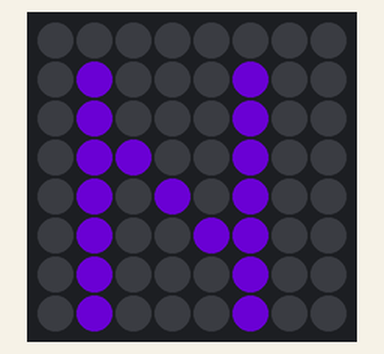
The program below on a simulated Raspberry Pi (BCM pin numbers) with a Sense HAT. On the bench: the Sense HAT's 8×8 RGB LED matrix. Dim RGB values are drawn brighter than linear; random numbers come from a fixed seed.

Above: at 0.1 s.
At 2.1 s:
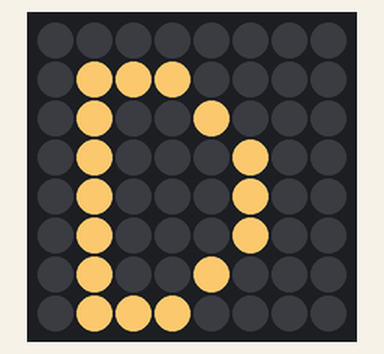
At 10.1 s:
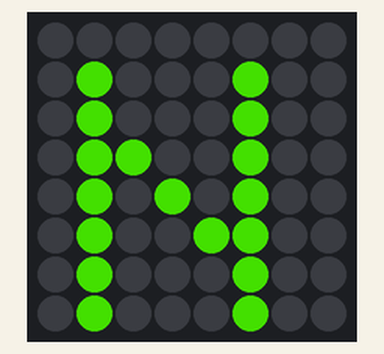
At 17.1 s:
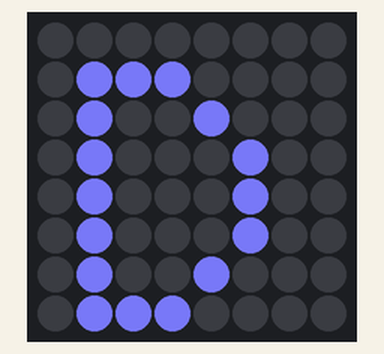
At 27.1 s:
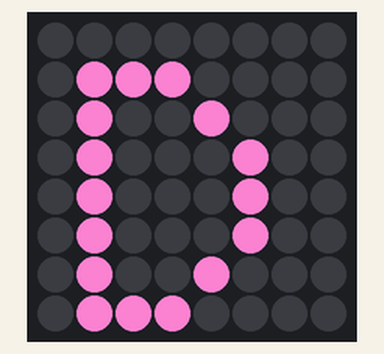
At 37.1 s:
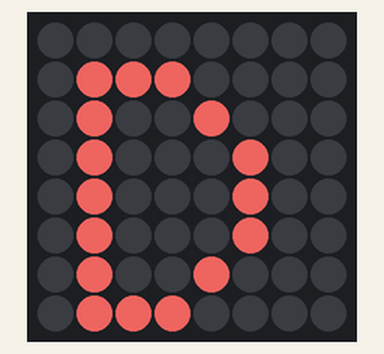

The program:

letters.py
```python
from sense_hat import SenseHat
from time import time, sleep
import os
import sys
from random import randint

# constants
TEXT = 'NMD'

# get random color
def get_random_color():
    random_red = randint(0, 255)
    random_green = randint(0, 255)
    random_blue = randint(0, 255)

    return (random_red, random_green, random_blue)

try:
    # SenseHat
    sense_hat = SenseHat()
    sense_hat.set_imu_config(False, False, False)
except:
    print('Unable to initialize the Sense Hat library: {}'.format(sys.exc_info()[0]))
    sys.exit(1)

def main():
    while True:
        for letter in TEXT:
            sense_hat.show_letter(letter, get_random_color())
            sleep(1)
        sleep(2)

if __name__ == "__main__":
    try:
        main()
    except (KeyboardInterrupt, SystemExit):
        print('Interrupt received! Stopping the application...')
    finally:
        print('Cleaning up the mess...')
        sense_hat.clear()
        sys.exit(0)
```

Measured:
- what the display in image 1 shows lasts 3.0 s, from 2.0 s to 5.0 s
- what the display in image 2 shows lasts 1.0 s, from 10.0 s to 11.0 s
